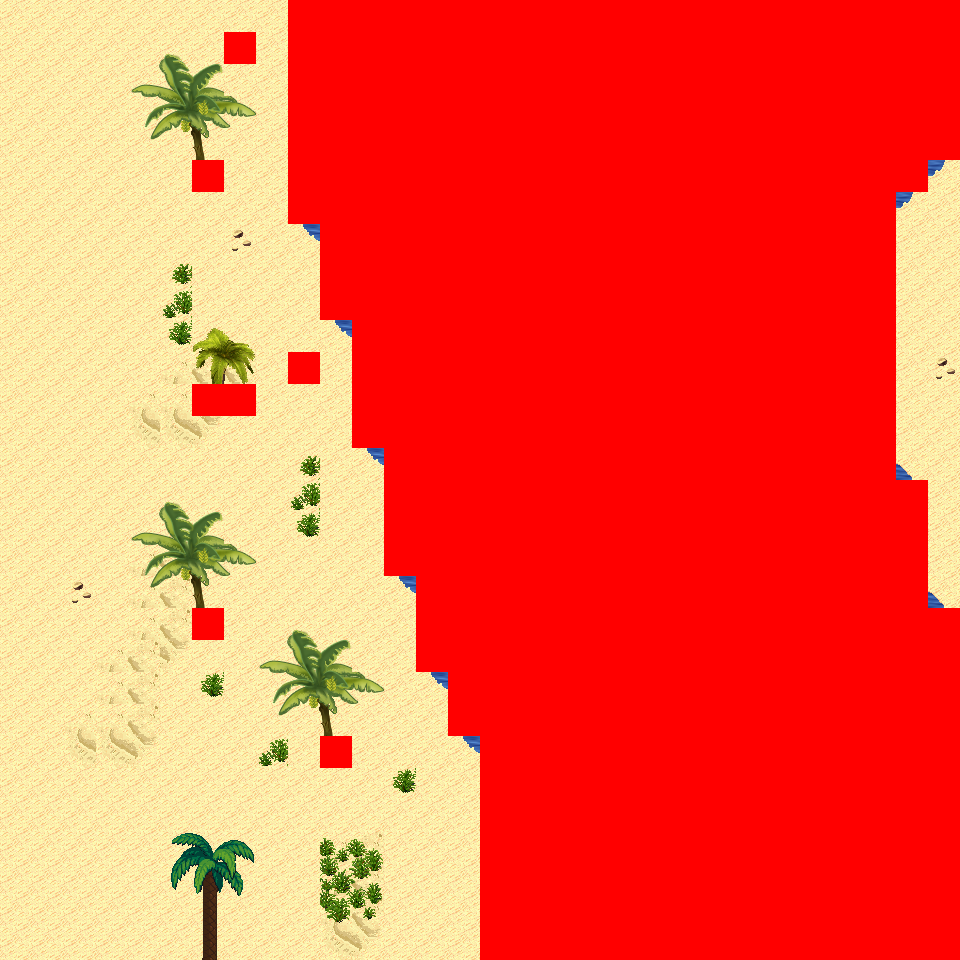

Tiled map render using the project's own tile images. Description and the map definition, with tile-layer contents summarised, below:
An orthogonal 30x30 tile map with 32x32 px tiles, 6 tile layers (Ground, Object, Object2, Above, ...), 16 tilesets and 2 objects (2x mapExit).

<map version="1.0" orientation="orthogonal" renderorder="right-down" width="30" height="30" tilewidth="32" tileheight="32" nextobjectid="3">
  <tileset firstgid="1" name="tileset_logic_collision" tilewidth="32" tileheight="32" tilecount="1" columns="1">
    <image source="../drawable/tileset_logic_collision.png" width="32" height="32" />
  </tileset>
  <tileset firstgid="2" name="tileset_ground_ground" tilewidth="32" tileheight="32" tilecount="33" columns="3">
    <image source="../drawable/tileset_ground_ground.png" width="96" height="352" />
  </tileset>
  <tileset firstgid="35" name="tileset_terrain_desert" tilewidth="32" tileheight="32" tilecount="88" columns="8">
    <image source="../drawable/tileset_terrain_desert.png" width="256" height="352" />
  </tileset>
  <tileset firstgid="123" name="tileset_ground_sand_edges" tilewidth="32" tileheight="32" tilecount="15" columns="5">
    <image source="../drawable/tileset_ground_sand_edges.png" width="160" height="96" />
  </tileset>
  <tileset firstgid="138" name="tileset_ground_sand_2" tilewidth="32" tileheight="32" tilecount="15" columns="5">
    <image source="../drawable/tileset_ground_sand_2.png" width="160" height="96" />
  </tileset>
  <tileset firstgid="153" name="tileset_building_stone_ruins" tilewidth="32" tileheight="32" tilecount="72" columns="6">
    <image source="../drawable/tileset_building_stone_ruins.png" width="192" height="384" />
  </tileset>
  <tileset firstgid="225" name="tileset_item_statue_blackened_column" tilewidth="32" tileheight="32" tilecount="4" columns="1">
    <image source="../drawable/tileset_item_statue_blackened_column.png" width="32" height="128" />
  </tileset>
  <tileset firstgid="229" name="tileset_item_statue_skull_carving" tilewidth="32" tileheight="32" tilecount="4" columns="2">
    <image source="../drawable/tileset_item_statue_skull_carving.png" width="64" height="64" />
  </tileset>
  <tileset firstgid="233" name="tileset_item_statue_skullpedestal" tilewidth="32" tileheight="32" tilecount="2" columns="1">
    <image source="../drawable/tileset_item_statue_skullpedestal.png" width="32" height="64" />
  </tileset>
  <tileset firstgid="235" name="tileset_plant_tree_banana_tree" tilewidth="32" tileheight="32" tilecount="40" columns="4">
    <image source="../drawable/tileset_plant_tree_banana_tree.png" width="128" height="320" />
  </tileset>
  <tileset firstgid="275" name="tileset_plant_tree_palm_tree" tilewidth="32" tileheight="32" tilecount="6" columns="2">
    <image source="../drawable/tileset_plant_tree_palm_tree.png" width="64" height="96" />
  </tileset>
  <tileset firstgid="281" name="tileset_plant_tree_palm_trees" tilewidth="32" tileheight="32" tilecount="40" columns="4">
    <image source="../drawable/tileset_plant_tree_palm_trees.png" width="128" height="320" />
  </tileset>
  <tileset firstgid="321" name="tileset_plant_bush_large_green" tilewidth="32" tileheight="32" tilecount="9" columns="3">
    <image source="../drawable/tileset_plant_bush_large_green.png" width="96" height="96" />
  </tileset>
  <tileset firstgid="330" name="tileset_plant_cactus" tilewidth="32" tileheight="32" tilecount="2" columns="1">
    <image source="../drawable/tileset_plant_cactus.png" width="32" height="64" />
  </tileset>
  <tileset firstgid="332" name="tileset_plant_lily_pads" tilewidth="32" tileheight="32" tilecount="2" columns="1">
    <image source="../drawable/tileset_plant_lily_pads.png" width="32" height="64" />
  </tileset>
  <tileset firstgid="334" name="tileset_plant_round_cactuses" tilewidth="32" tileheight="32" tilecount="20" columns="10">
    <image source="../drawable/tileset_plant_round_cactuses.png" width="320" height="64" />
  </tileset>
  <layer name="Ground" width="30" height="30">
    <data>[900 cells, 900 non-empty, 6 distinct tile ids]</data>
  </layer>
  <layer name="Object" width="30" height="30">
    <data>[900 cells, 89 non-empty, 22 distinct tile ids]</data>
  </layer>
  <layer name="Object2" width="30" height="30">
    <data>[900 cells, 0 non-empty, 0 distinct tile ids]</data>
  </layer>
  <layer name="Above" width="30" height="30">
    <data>[900 cells, 45 non-empty, 23 distinct tile ids]</data>
  </layer>
  <layer name="Above2" width="30" height="30">
    <data>[900 cells, 0 non-empty, 0 distinct tile ids]</data>
  </layer>
  <layer name="Walkable" width="30" height="30">
    <data>[900 cells, 527 non-empty, 1 distinct tile ids]</data>
  </layer>
  <objectgroup name="MapEvents">
    <object id="1" name="south" type="mapExit" x="0" y="928" width="480" height="32">
      <properties>
        <property name="map" value="level_0_x34_y129" />
        <property name="x" value="0" />
        <property name="y" value="1" />
      </properties>
    </object>
    <object id="2" name="east" type="mapExit" x="928" y="160" width="32" height="448">
      <properties>
        <property name="map" value="level_0_x35_y128" />
        <property name="x" value="1" />
        <property name="y" value="5" />
      </properties>
    </object>
  </objectgroup>
</map>
